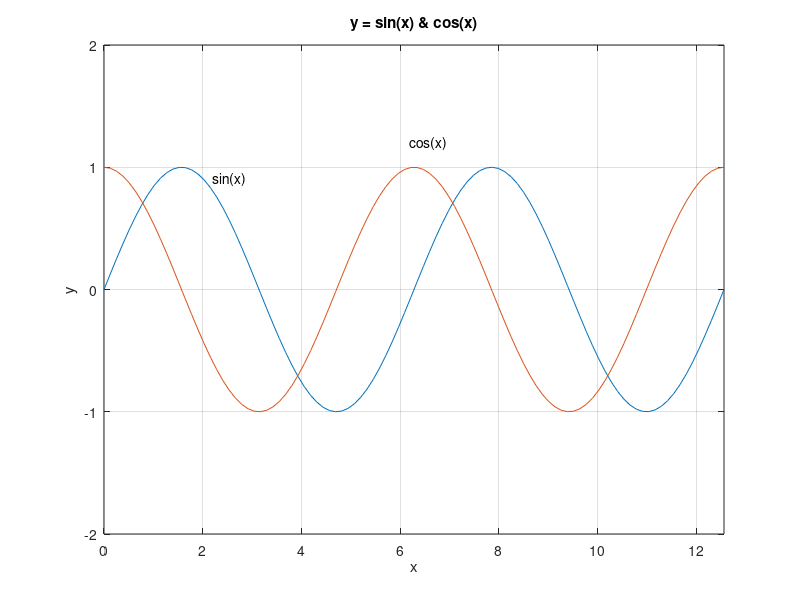

The MATLAB script that drew this image:
%B41052050
%李祥聖

% plot y=sin(x)&cos(x):label & axis & grid
x = linspace(0,4*pi,100) %100Ódata
y=sin(x);
z=cos(x);
plot(x,y,x,z);
xlabel('x');
ylabel('y');
title('y = sin(x) & cos(x)');
axis([0 4*pi -2 2]);
grid on;
text(2.2,0.9,'sin(x)');
text(6.2,1.2,'cos(x)');
